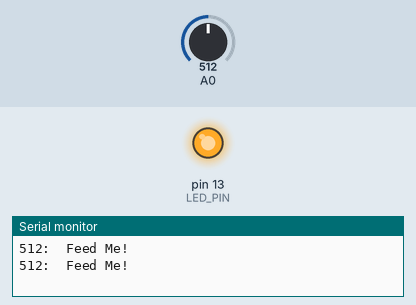
Bench run of a sketch on a simulated Arduino Uno, built with avr-gcc and run on an emulated ATmega328P. Parts: output pins drawn as LEDs (lit = HIGH), the last lines printed to the serial monitor. The inputs (shaded band) are chosen by the test bench; at power-on: A0 = 512.

Above: at 10.8 s.
10.9 s: A0 set to 534
21.2 s: A0 set to 568
At 30.9 s:
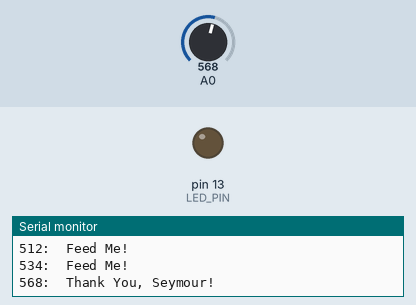
31.5 s: A0 set to 540
At 41.0 s:
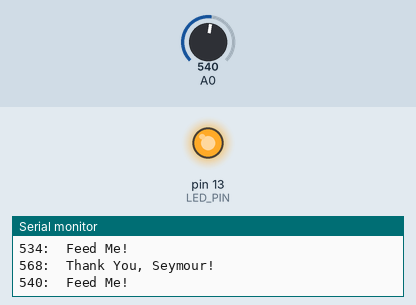
41.5 s: A0 set to 560
At 51.0 s:
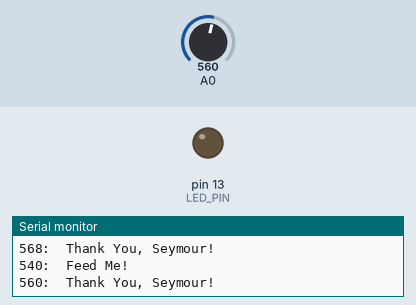
Timing chart, 0 to 52.5 s (numbered marks = the images above; inputs shaded):
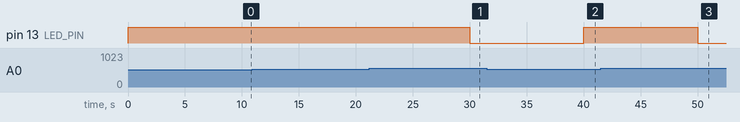

The sketch:

plant_monitor.ino
```cpp
const short LED_PIN    = 13;
const short THRESHHOLD = 550;
const short INTERVAL   = 10000;
const short SERIAL_BAUD_RATE = 9600;

boolean needs_water() {
  short a = analogRead(A0);
  Serial.print(a);
  Serial.print(":\t");
  if (a < THRESHHOLD)
    return true;
  else
    return false;
}
void indicate_dry()
{
  digitalWrite(LED_PIN, HIGH);
  Serial.println("Feed Me!");
}
void indicate_moist()
{
  digitalWrite(LED_PIN, LOW);
  Serial.println("Thank You, Seymour!");
}
void setup()
{
  Serial.begin(SERIAL_BAUD_RATE);
  pinMode(LED_PIN, OUTPUT);
}

void loop()
{
  if (needs_water())
    indicate_dry();
  else
    indicate_moist();


  delay(INTERVAL);
}
```

led.cpp
```cpp
#include <WProgram.h>

const int ledPin = 13;                 // LED connected to digital pin 13

void setup()
{
  pinMode(ledPin, OUTPUT);      // sets the digital pin as output
}

void loop()
{
  digitalWrite(ledPin, HIGH);   // sets the LED on
  delay(1000);                  // waits for a second
  digitalWrite(ledPin, LOW);    // sets the LED off
  delay(1000);                  // waits for a second
}
```

Measured:
- the behaviour switches between 549 and 550 on A0 (found by bisection; images 0 and 1)
- after the input at 21.2 s, pin 13 (LED_PIN): HIGH → LOW after 8.8 s
- after the input at 31.5 s, pin 13 (LED_PIN): LOW → HIGH after 8.5 s
- after the input at 41.5 s, pin 13 (LED_PIN): HIGH → LOW after 8.5 s
